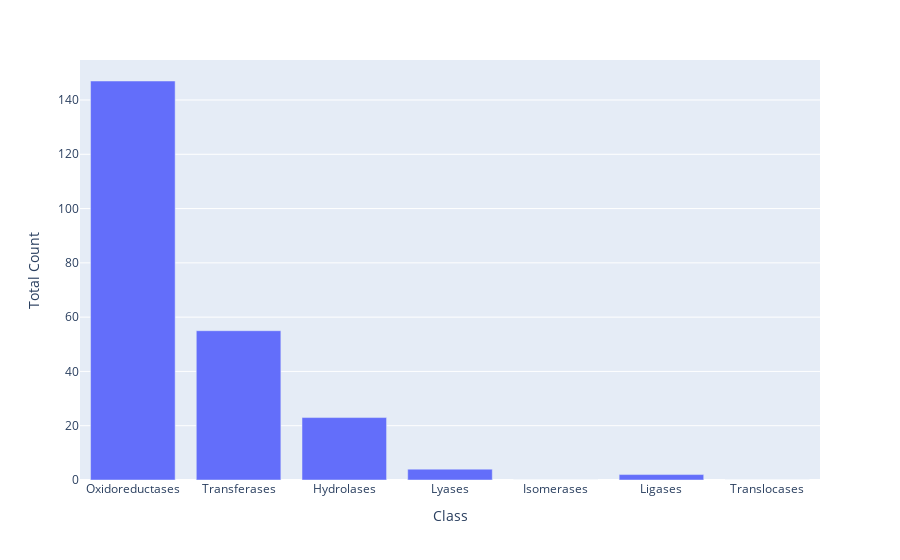

The notebook cell this image was saved under:
### Code cell
from matplotlib import pyplot as plt
import plotly.express as px

# Plot the occurrence of enzymes across all of our selected taxa 
fig2 = px.bar(enzyme_counts, x="Class", y="Total Count") #, title="Overlap of enzyme classes between taxa and media:"
fig2.show()

### Figure 1 — Plotly figure (JSON) as saved in the notebook; plotly's stock layout.template omitted (floating-point values rounded to 4 significant figures)
{"data": [{"alignmentgroup": "True", "hovertemplate": "Class=%{x}<br>Total Count=%{y}<extra></extra>", "legendgroup": "", "marker": {"color": "#636efa", "pattern": {"shape": ""}}, "name": "", "offsetgroup": "", "orientation": "v", "showlegend": false, "textposition": "auto", "type": "bar", "x": ["Oxidoreductases", "Transferases", "Hydrolases", "Lyases", "Isomerases", "Ligases", "Translocases"], "xaxis": "x", "y": [147, 55, 23, 4, 0, 2, 0], "yaxis": "y"}], "layout": {"barmode": "relative", "legend": {"tracegroupgap": 0}, "margin": {"t": 60}, "xaxis": {"anchor": "y", "domain": [0, 1], "title": {"text": "Class"}}, "yaxis": {"anchor": "x", "domain": [0, 1], "title": {"text": "Total Count"}}}}
